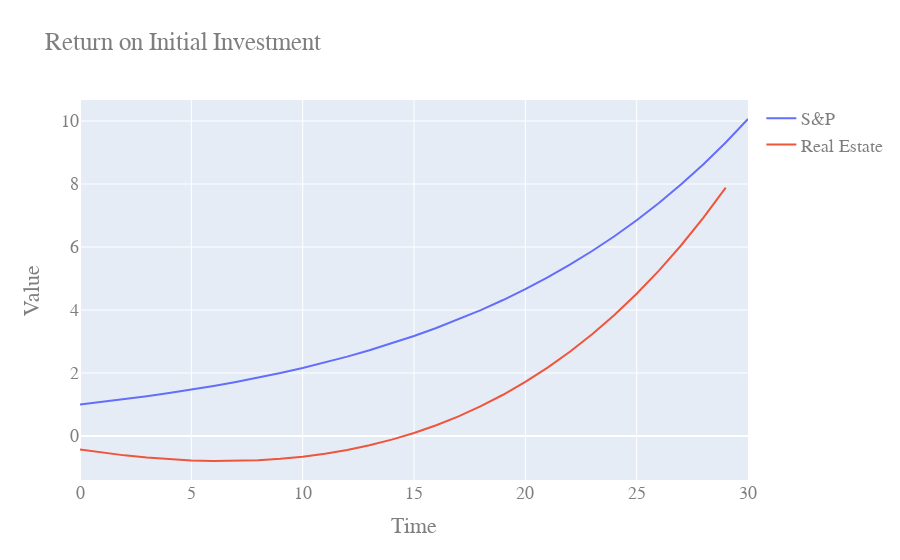

Notebook code cell kept with this figure:
### Code cell
property_performance(
    purchase_price = 400e3,
    downpayment = 80e3,
    rehab_cost = 0,
    after_repair_value = 400e3,
    monthly_rent=0
);

### Figure 1 — Plotly figure (JSON) as saved in the notebook; plotly's stock layout.template omitted (floating-point values rounded to 4 significant figures)
{"data": [{"mode": "lines", "name": "S&P", "type": "scatter", "x": [0, 1, 2, 3, 4, 5, 6, 7, 8, 9, 10, 11, 12, 13, 14, 15, 16, 17, 18, 19, 20, 21, 22, 23, 24, 25, 26, 27, 28, 29, 30], "y": [1, 1.08, 1.166, 1.26, 1.36, 1.469, 1.587, 1.714, 1.851, 1.999, 2.159, 2.332, 2.518, 2.72, 2.937, 3.172, 3.426, 3.7, 3.996, 4.316, 4.661, 5.034, 5.437, 5.871, 6.341, 6.848, 7.396, 7.988, 8.627, 9.317, 10.06]}, {"mode": "lines", "name": "Real Estate", "type": "scatter", "x": [0, 1, 2, 3, 4, 5, 6, 7, 8, 9, 10, 11, 12, 13, 14, 15, 16, 17, 18, 19, 20, 21, 22, 23, 24, 25, 26, 27, 28, 29], "y": [-0.431, -0.5306, -0.6159, -0.686, -0.7399, -0.7765, -0.7947, -0.7933, -0.771, -0.7264, -0.6582, -0.5648, -0.4445, -0.2956, -0.1163, 0.09526, 0.3413, 0.6239, 0.9454, 1.308, 1.715, 2.169, 2.673, 3.229, 3.842, 4.515, 5.251, 6.055, 6.93, 7.882]}], "layout": {"font": {"color": "#7f7f7f", "family": "Courier New, monospace", "size": 18}, "title": {"text": "Return on Initial Investment"}, "xaxis": {"title": {"text": "Time"}}, "yaxis": {"title": {"text": "Value"}}}}
